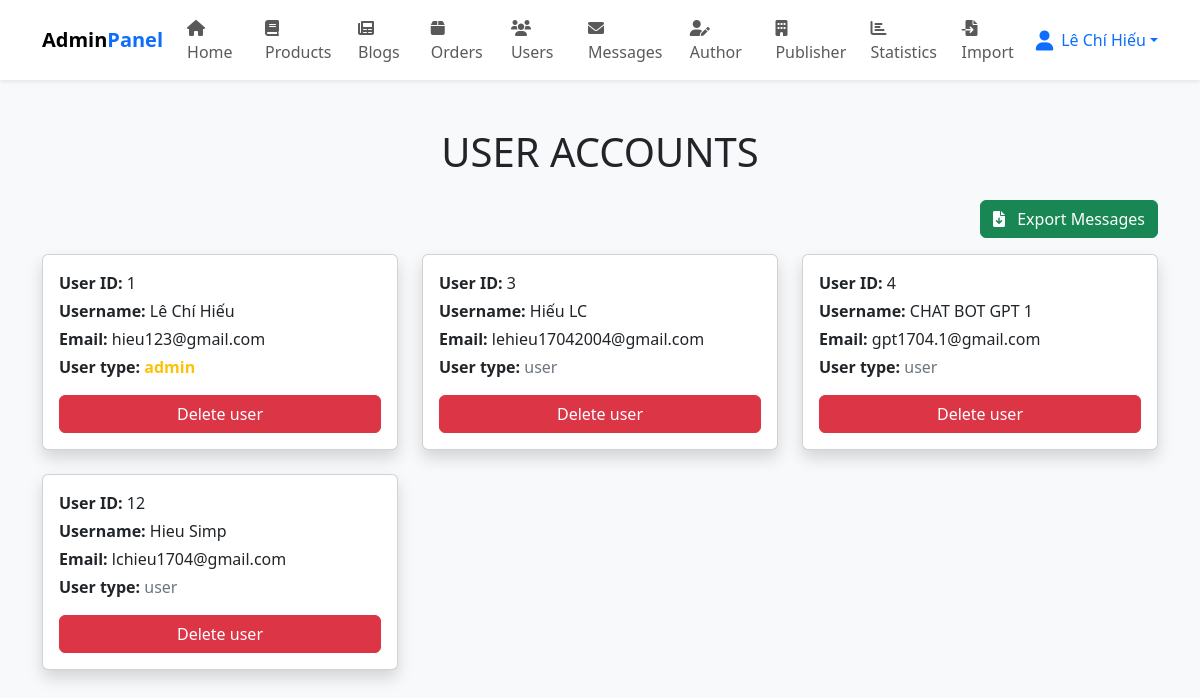
/admin_users.php (signed in), run on an earlier commit of the app's database.
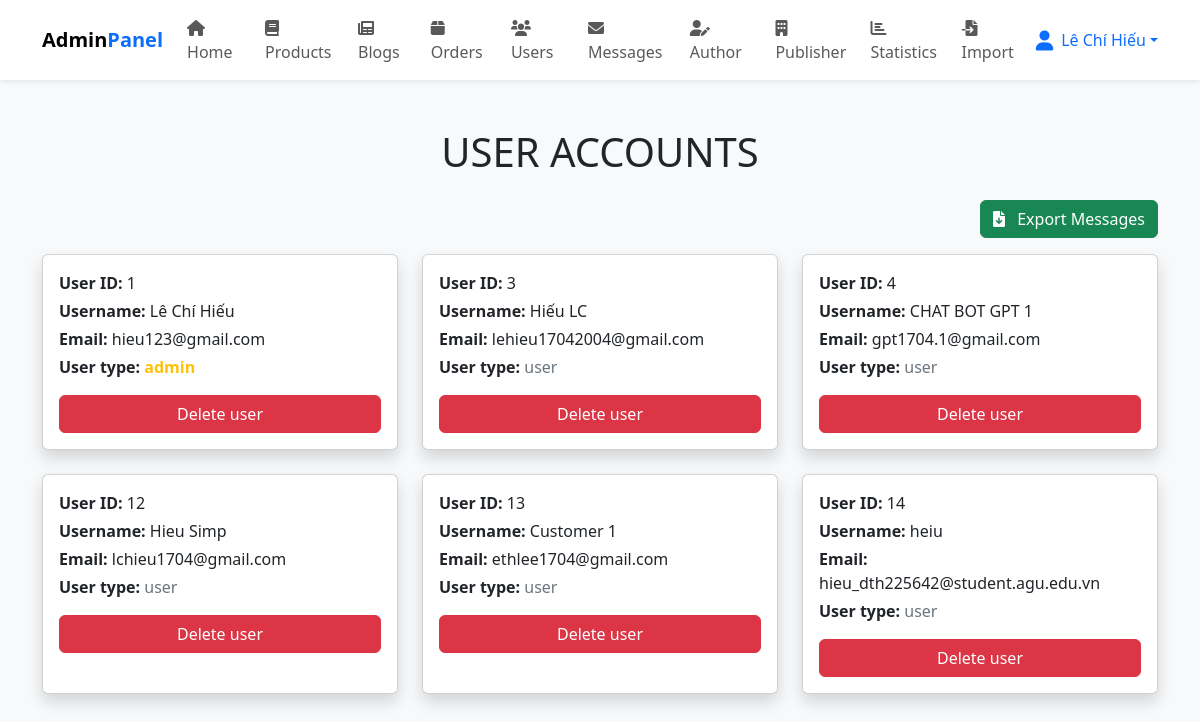
And on a later commit of the database.
### tables this page shows
CREATE TABLE `users` (
  `id` int(11) NOT NULL,
  `name` varchar(100) NOT NULL,
  `email` varchar(100) NOT NULL,
  `password` varchar(100) NOT NULL,
  `verification_code` varchar(255) DEFAULT NULL,
  `is_verified` tinyint(1) NOT NULL DEFAULT 0,
  `remember_token` varchar(128) DEFAULT NULL,
  `user_type` varchar(20) NOT NULL DEFAULT 'user',
  `reset_token` varchar(255) DEFAULT NULL,
  `reset_expiry` datetime DEFAULT NULL
);

### admin_users.php (the view, shortened to what this page needs)
<?php
include 'config.php';
?>
<!DOCTYPE html>
<html lang="en">
<head>
   <link href="https://cdn.jsdelivr.net/npm/bootstrap@5.3.3/dist/css/bootstrap.min.css" rel="stylesheet">
   <link rel="stylesheet" href="https://cdnjs.cloudflare.com/ajax/libs/font-awesome/6.0.0/css/all.min.css">
</head>
<body class="bg-light">
   <?php include 'admin_header.php'; ?>
   <section class="container my-5">
      <h1 class="text-center text-uppercase mb-4">User Accounts</h1>
      <div class="text-end mb-3">
         <a href="admin_export.php?table=users" class="btn btn-success">
            <i class="fas fa-file-download me-2"></i> Export Messages
         </a>
      </div>
      <div class="row g-4">
         <?php
         $select_users = mysqli_query($conn, "SELECT * FROM `users`") or die('query failed');
         while ($fetch_users = mysqli_fetch_assoc($select_users)) {
         ?>
            <div class="col-md-4 col-sm-6">
               <div class="card shadow h-100">
                  <div class="card-body">
                     <p class="mb-1"><strong>User ID:</strong> <span><?php echo $fetch_users['id']; ?></span></p>
                     <p class="mb-1"><strong>Username:</strong> <span><?php echo $fetch_users['name']; ?></span></p>
                     <p class="mb-1"><strong>Email:</strong> <span><?php echo $fetch_users['email']; ?></span></p>
                     <p class="mb-3">
                        <strong>User type:</strong>
                        <span class="<?php echo ($fetch_users['user_type'] == 'admin') ? 'text-warning fw-bold' : 'text-secondary'; ?>">
                           <?php echo $fetch_users['user_type']; ?>
                        </span>
                     </p>
                     <a href="admin_users.php?delete=<?php echo $fetch_users['id']; ?>" onclick="return confirm('delete this user?');" class="btn btn-danger w-100">Delete user</a>
                  </div>
               </div>
            </div>
         <?php
         };
         ?>
      </div>
   </section>
</body>
</html>

What changed in the data, as far as the page shows it:
added users: id "13", name "Customer 1", email "ethlee1704@gmail.com", user_type "user"
added users: id "14", name "heiu", email "hieu_dth225642@student.agu.edu.vn", user_type "user"
